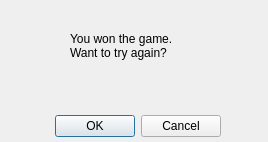
<?xml version="1.0" encoding="UTF-8"?>
<ui version="4.0">
 <class>gameoverDialog</class>
 <widget class="QDialog" name="gameoverDialog">
  <property name="geometry">
   <rect>
    <x>0</x>
    <y>0</y>
    <width>268</width>
    <height>142</height>
   </rect>
  </property>
  <property name="windowTitle">
   <string>Game over</string>
  </property>
  <widget class="QDialogButtonBox" name="buttonBox">
   <property name="geometry">
    <rect>
     <x>-120</x>
     <y>110</y>
     <width>341</width>
     <height>32</height>
    </rect>
   </property>
   <property name="orientation">
    <enum>Qt::Horizontal</enum>
   </property>
   <property name="standardButtons">
    <set>QDialogButtonBox::Cancel|QDialogButtonBox::Ok</set>
   </property>
  </widget>
  <widget class="QLabel" name="label">
   <property name="geometry">
    <rect>
     <x>70</x>
     <y>-10</y>
     <width>171</width>
     <height>111</height>
    </rect>
   </property>
   <property name="text">
    <string>You won the game. 
Want to try again?</string>
   </property>
  </widget>
 </widget>
 <resources/>
 <connections>
  <connection>
   <sender>buttonBox</sender>
   <signal>accepted()</signal>
   <receiver>gameoverDialog</receiver>
   <slot>accept()</slot>
   <hints>
    <hint type="sourcelabel">
     <x>248</x>
     <y>254</y>
    </hint>
    <hint type="destinationlabel">
     <x>157</x>
     <y>274</y>
    </hint>
   </hints>
  </connection>
  <connection>
   <sender>buttonBox</sender>
   <signal>rejected()</signal>
   <receiver>gameoverDialog</receiver>
   <slot>reject()</slot>
   <hints>
    <hint type="sourcelabel">
     <x>316</x>
     <y>260</y>
    </hint>
    <hint type="destinationlabel">
     <x>286</x>
     <y>274</y>
    </hint>
   </hints>
  </connection>
 </connections>
</ui>
